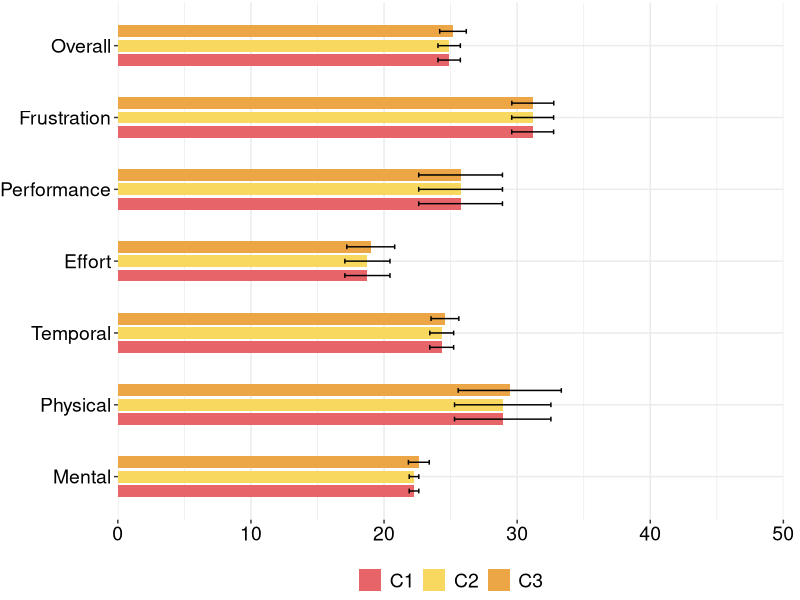
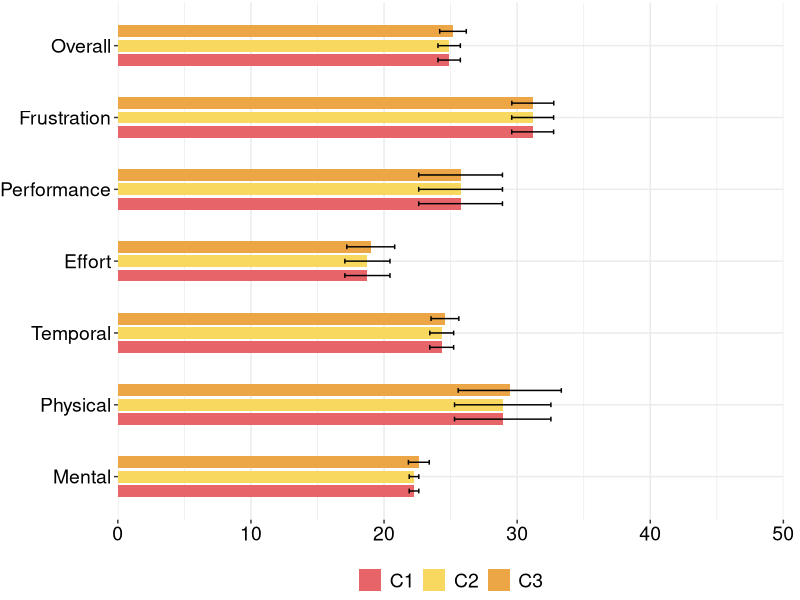

Write R code to recreate these figures, in order. (Note: this script raises an error after producing the figures.)
## ---- chunk 1
# library
library(ggplot2)
library(dplyr)
library(broom)
library(tidyr)
library(stats)

coloring = c("#E76469", "#F8D85E","#EDA645","#D1B0B3","#8C99A6","#ADD299","#4FA490","#3B7F9F")
fontsize = 14


df=read.csv('csv/tlx.csv', sep=",")

summary_data <- df %>% 
  group_by(params, conditions) %>% 
  summarize(mean_score = mean(score), 
            se_score = qnorm(0.975) * sd(score) / sqrt(n()),
            n = n()) %>%
  ungroup()

# Create horizontal bar chart with error bars
order <- c('Mental',	'Physical',	'Temporal',	'Effort',	'Performance', 'Frustration', 'Overall')

ggplot(summary_data, aes(x = mean_score, y = factor(params, levels = order), fill = conditions)) +
  geom_col(width=.5, position=position_dodge(.6)) +
  geom_errorbar(aes(xmin=mean_score-se_score, xmax=mean_score+se_score), width=.2, position=position_dodge(.6))+
  scale_fill_manual(values = coloring) +
  scale_x_continuous(expand = c(0, 0), limits = c(0, 50)) +
  guides(fill=guide_legend(title="")) +
  theme_bw() +
  theme(axis.line = element_blank(),
        axis.title.x=element_blank(),
        axis.title.y=element_blank(),
        axis.text.x = element_text(color="black", size=fontsize),
        axis.text.y = element_text(color="black", size=fontsize),
        text = element_text(size=fontsize),
        strip.background = element_blank(),
        plot.background = element_blank(),
        plot.margin = unit(c(0.005, .025, 0, 0), "null"),
        panel.border = element_blank(),
        panel.spacing = unit(c(0, 0, 0, 0), "null"),
        legend.position="bottom",
        legend.direction = "horizontal",
        legend.justification = c("center", "top"),
        legend.title=element_blank(),
        legend.text=element_text(size=fontsize),
        legend.box.just = "right",
        legend.box.background = element_blank())


ggsave("out/rtlx.pdf", width = 6.5, height = 4.8, dpi = 1000)
## ---- chunk 2
df=read.csv('csv/task-completion.csv', sep=",")

# Convert the data from wide format to long format
df_long <- df %>%
  pivot_longer(cols = c(task1, task2, task3), names_to = "task", values_to = "time")

# Sort the data by task and time
completion_times <- df_long %>%
  arrange(task, time)

# Calculate the mean, median, and standard deviation for each task completion time
task_stats <- completion_times %>%
  group_by(task) %>%
  summarize(mean_time = mean(time), median_time = median(time), sd_time = sd(time))

task_stats
## ---- chunk 3
# One-Way ANOVA
model <- aov(time ~ task, data = completion_times)
anova_table <- anova(model)
F_val <- anova_table$F[1]
df1 <- anova_table$Df[1]
df2 <- anova_table$Df[2]

# print the results
summary(model)
cat("F(", df1, ", ", df2, ") = ", F_val, "\n")
## ---- chunk 4
bartlett_test <- bartlett.test(time ~ task, data = completion_times)

# Create a data frame to store the test results
test_results <- data.frame(
  statistic = bartlett_test$statistic,
  p.value = bartlett_test$p.value,
  parameter = bartlett_test$parameter
)
test_results
## ---- chunk 5
# Create a string
my_string <- paste(
  "Bartlett's K-squared = ", bartlett_test$statistic, 
  ", df=", bartlett_test$parameter, 
  ", p-value =", bartlett_test$p.value, 
  ", Sigf = ", bartlett_test$p.value < 0.05,
  ", F-stats: ", capture.output(cat("F(", df1, ", ", df2, ") = ", F_val, "\n")))
bartlett_stats <- data.frame(my_string)
bartlett_stats

## ---- chunk 6
write.csv(task_stats, file = "out/task_stats.csv", row.names = FALSE)
write.csv(bartlett_stats, file = "out/task_f_bartlett.csv", row.names = FALSE)
